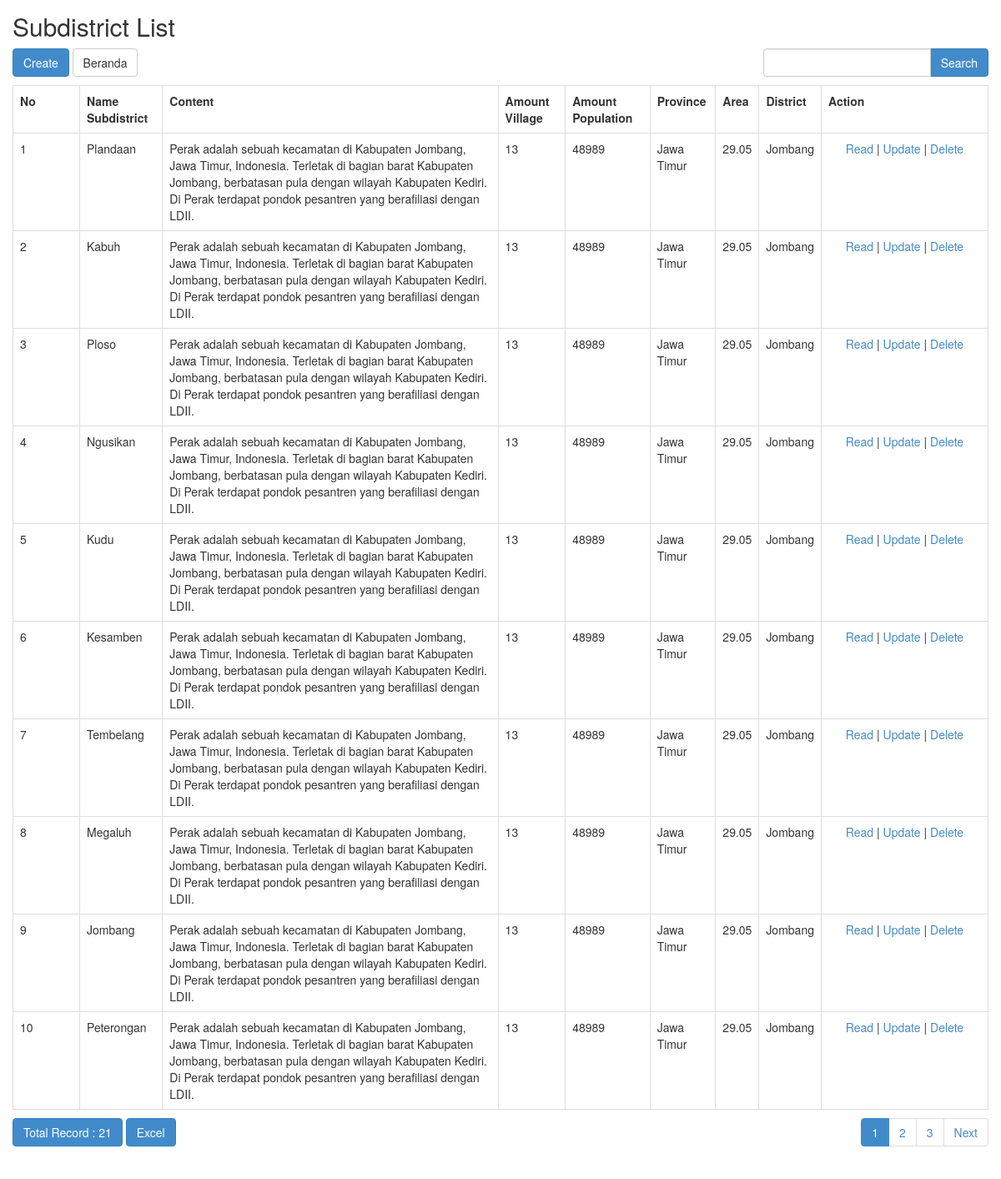
The app's page /index.php/subdistrict with its own data.
### tables this page shows
CREATE TABLE `subdistrict` (
  `id_subdistrict` int(50) NOT NULL AUTO_INCREMENT,
  `name_subdistrict` text NOT NULL,
  `content` varchar(255) DEFAULT NULL,
  `amount_village` float(10,0) DEFAULT NULL,
  `amount_population` float(10,0) DEFAULT NULL,
  `province` varchar(50) DEFAULT NULL,
  `area` double(10,2) DEFAULT NULL,
  `district` varchar(50) DEFAULT NULL,
  PRIMARY KEY (`id_subdistrict`)
);

### application/controllers/Subdistrict.php (called while the page is built, shortened)
<?php
class Subdistrict extends CI_Controller
{
    function __construct()
    {
        $this->load->model('Subdistrict_model');
        $this->load->library('form_validation');
    }
    public function index()
    {
        $q = urldecode($this->input->get('q', TRUE));
        $start = intval($this->input->get('start'));
        if ($q <> '') {
            $config['base_url'] = base_url() . 'subdistrict/index.html?q=' . urlencode($q);
            $config['first_url'] = base_url() . 'subdistrict/index.html?q=' . urlencode($q);
        } else {
            $config['base_url'] = base_url() . 'subdistrict/index.html';
            $config['first_url'] = base_url() . 'subdistrict/index.html';
        }
        $config['per_page'] = 10;
        $config['page_query_string'] = TRUE;
        $config['total_rows'] = $this->Subdistrict_model->total_rows($q);
        $subdistrict = $this->Subdistrict_model->get_limit_data($config['per_page'], $start, $q);
        $this->load->library('pagination');
        $this->pagination->initialize($config);
        $data = array(
            'subdistrict_data' => $subdistrict,
            'q' => $q,
            'pagination' => $this->pagination->create_links(),
            'total_rows' => $config['total_rows'],
            'start' => $start,
        );
        $this->load->view('subdistrict/subdistrict_list', $data);
    }
}

### index.php (called while the page is built, shortened)
<?php
require_once BASEPATH.'core/CodeIgniter.php';

### application/config/config.php (called while the page is built, shortened)
<?php
$config['base_url'] = 'http://localhost:8080/web-gis-midwife/';
$config['index_page'] = '';
$config['uri_protocol']	= 'REQUEST_URI';
$config['url_suffix'] = '.html';
$config['language']	= 'english';
$config['charset'] = 'UTF-8';
$config['enable_hooks'] = FALSE;
$config['subclass_prefix'] = 'MY_';
$config['composer_autoload'] = FALSE;
$config['permitted_uri_chars'] = 'a-z 0-9~%.:_\-';
$config['allow_get_array'] = TRUE;
$config['enable_query_strings'] = FALSE;
$config['controller_trigger'] = 'c';
$config['function_trigger'] = 'm';
$config['directory_trigger'] = 'd';
$config['log_threshold'] = 0;
$config['log_path'] = '';
$config['log_file_extension'] = '';
$config['log_file_permissions'] = 0644;
$config['log_date_format'] = 'Y-m-d H:i:s';
$config['error_views_path'] = '';
$config['cache_path'] = '';
$config['cache_query_string'] = FALSE;
$config['encryption_key'] = 'harviacode';
$config['sess_driver'] = 'files';
$config['sess_cookie_name'] = 'ci_session';
$config['sess_expiration'] = 7200;
$config['sess_save_path'] = NULL;
$config['sess_match_ip'] = FALSE;
$config['sess_time_to_update'] = 300;
$config['sess_regenerate_destroy'] = FALSE;
$config['cookie_prefix']	= '';
$config['cookie_domain']	= '';
$config['cookie_path']		= '/';
$config['cookie_secure']	= FALSE;
$config['cookie_httponly'] 	= FALSE;
$config['standardize_newlines'] = FALSE;
$config['global_xss_filtering'] = FALSE;
$config['csrf_protection'] = FALSE;
$config['csrf_token_name'] = 'csrf_test_name';
$config['csrf_cookie_name'] = 'csrf_cookie_name';
$config['csrf_expire'] = 7200;
$config['csrf_regenerate'] = TRUE;
$config['csrf_exclude_uris'] = array();
$config['compress_output'] = FALSE;
$config['time_reference'] = 'local';
$config['rewrite_short_tags'] = FALSE;
$config['proxy_ips'] = '';

### application/models/Subdistrict_model.php (called while the page is built, shortened)
<?php
class Subdistrict_model extends CI_Model
{
    public $table = 'subdistrict';
    public $id = 'id_subdistrict';
    public $order = 'DESC';
    function total_rows($q = NULL) {
        $this->db->like('id_subdistrict', $q);
	$this->db->or_like('name_subdistrict', $q);
	$this->db->or_like('content', $q);
	$this->db->or_like('amount_village', $q);
	$this->db->or_like('amount_population', $q);
	$this->db->or_like('province', $q);
	$this->db->or_like('area', $q);
	$this->db->or_like('district', $q);
	$this->db->from($this->table);
        return $this->db->count_all_results();
    }
    function get_limit_data($limit, $start = 0, $q = NULL) {
        $this->db->order_by($this->id, $this->order);
        $this->db->like('id_subdistrict', $q);
	$this->db->or_like('name_subdistrict', $q);
	$this->db->or_like('content', $q);
	$this->db->or_like('amount_village', $q);
	$this->db->or_like('amount_population', $q);
	$this->db->or_like('province', $q);
	$this->db->or_like('area', $q);
	$this->db->or_like('district', $q);
	$this->db->limit($limit, $start);
        return $this->db->get($this->table)->result();
    }
}

### application/views/subdistrict/subdistrict_list.php (the view, shortened to what this page needs)
<!doctype html>
<html>
    <head>
        <link rel="stylesheet" href="<?php echo base_url('assets-crud/bootstrap/css/bootstrap.min.css') ?>"/>
    </head>
    <body>
        <h2 style="margin-top:0px">Subdistrict List</h2>
        <div class="row" style="margin-bottom: 10px">
            <div class="col-md-4">
                <?php echo anchor(site_url('subdistrict/create'),'Create', 'class="btn btn-primary"'); ?>
                 <a href="<?php echo site_url('beranda') ?>" class="btn btn-default">Beranda</a>
            </div>
            <div class="col-md-4 text-center">
            </div>
            <div class="col-md-1 text-right">
            </div>
            <div class="col-md-3 text-right">
                <form action="<?php echo site_url('subdistrict/index'); ?>" class="form-inline" method="get">
                    <div class="input-group">
                        <input type="text" class="form-control" name="q" value="<?php echo $q; ?>">
                        <span class="input-group-btn">
                          <button class="btn btn-primary" type="submit">Search</button>
                        </span>
                    </div>
                </form>
            </div>
        </div>
        <table class="table table-bordered" style="margin-bottom: 10px">
            <tr>
                <th>No</th>
		<th>Name Subdistrict</th>
		<th>Content</th>
		<th>Amount Village</th>
		<th>Amount Population</th>
		<th>Province</th>
		<th>Area</th>
		<th>District</th>
		<th>Action</th>
            </tr><?php
            foreach ($subdistrict_data as $subdistrict)
            {
                ?>
                <tr>
			<td width="80px"><?php echo ++$start ?></td>
			<td><?php echo $subdistrict->name_subdistrict ?></td>
			<td><?php echo $subdistrict->content ?></td>
			<td><?php echo $subdistrict->amount_village ?></td>
			<td><?php echo $subdistrict->amount_population ?></td>
			<td><?php echo $subdistrict->province ?></td>
			<td><?php echo $subdistrict->area ?></td>
			<td><?php echo $subdistrict->district ?></td>
			<td style="text-align:center" width="200px">
				<?php
				echo anchor(site_url('subdistrict/read/'.$subdistrict->id_subdistrict),'Read');
				echo ' | ';
				echo anchor(site_url('subdistrict/update/'.$subdistrict->id_subdistrict),'Update');
				echo ' | ';
				echo anchor(site_url('subdistrict/delete/'.$subdistrict->id_subdistrict),'Delete','onclick="javasciprt: return confirm(\'Are You Sure ?\')"');
				?>
			</td>
		</tr>
                <?php
            }
            ?>
        </table>
        <div class="row">
            <div class="col-md-6">
                <a href="#" class="btn btn-primary">Total Record : <?php echo $total_rows ?></a>
		<?php echo anchor(site_url('subdistrict/excel'), 'Excel', 'class="btn btn-primary"'); ?>
	    </div>
            <div class="col-md-6 text-right">
                <?php echo $pagination ?>
            </div>
        </div>
    </body>
</html>

### application/views/subdistrict/subdistrict_list.php (style rules this page uses)
body { padding: 15px; }

### records on screen
subdistrict: name_subdistrict "Plandaan", content "Perak adalah sebuah kecamatan di Kabupaten Jombang, Jawa Timur, Indonesia. Terletak di bagian barat Kabupaten Jombang, berbatasan pula dengan wilayah Kabupaten Kediri. Di Perak terdapat pondok pesantren yang berafiliasi dengan LDII.", amount_village "13", amount_population "48989", province "Jawa Timur", area "29.05", district "Jombang", id_subdistrict "Read", id_subdistrict "Update", id_subdistrict "Delete"
subdistrict: name_subdistrict "Kabuh", content "Perak adalah sebuah kecamatan di Kabupaten Jombang, Jawa Timur, Indonesia. Terletak di bagian barat Kabupaten Jombang, berbatasan pula dengan wilayah Kabupaten Kediri. Di Perak terdapat pondok pesantren yang berafiliasi dengan LDII.", amount_village "13", amount_population "48989", province "Jawa Timur", area "29.05", district "Jombang", id_subdistrict "Read", id_subdistrict "Update", id_subdistrict "Delete"
subdistrict: name_subdistrict "Ploso", content "Perak adalah sebuah kecamatan di Kabupaten Jombang, Jawa Timur, Indonesia. Terletak di bagian barat Kabupaten Jombang, berbatasan pula dengan wilayah Kabupaten Kediri. Di Perak terdapat pondok pesantren yang berafiliasi dengan LDII.", amount_village "13", amount_population "48989", province "Jawa Timur", area "29.05", district "Jombang", id_subdistrict "Read", id_subdistrict "Update", id_subdistrict "Delete"
subdistrict: name_subdistrict "Ngusikan", content "Perak adalah sebuah kecamatan di Kabupaten Jombang, Jawa Timur, Indonesia. Terletak di bagian barat Kabupaten Jombang, berbatasan pula dengan wilayah Kabupaten Kediri. Di Perak terdapat pondok pesantren yang berafiliasi dengan LDII.", amount_village "13", amount_population "48989", province "Jawa Timur", area "29.05", district "Jombang", id_subdistrict "Read", id_subdistrict "Update", id_subdistrict "Delete"
subdistrict: name_subdistrict "Kudu", content "Perak adalah sebuah kecamatan di Kabupaten Jombang, Jawa Timur, Indonesia. Terletak di bagian barat Kabupaten Jombang, berbatasan pula dengan wilayah Kabupaten Kediri. Di Perak terdapat pondok pesantren yang berafiliasi dengan LDII.", amount_village "13", amount_population "48989", province "Jawa Timur", area "29.05", district "Jombang", id_subdistrict "Read", id_subdistrict "Update", id_subdistrict "Delete"
subdistrict: name_subdistrict "Kesamben", content "Perak adalah sebuah kecamatan di Kabupaten Jombang, Jawa Timur, Indonesia. Terletak di bagian barat Kabupaten Jombang, berbatasan pula dengan wilayah Kabupaten Kediri. Di Perak terdapat pondok pesantren yang berafiliasi dengan LDII.", amount_village "13", amount_population "48989", province "Jawa Timur", area "29.05", district "Jombang", id_subdistrict "Read", id_subdistrict "Update", id_subdistrict "Delete"
subdistrict: name_subdistrict "Tembelang", content "Perak adalah sebuah kecamatan di Kabupaten Jombang, Jawa Timur, Indonesia. Terletak di bagian barat Kabupaten Jombang, berbatasan pula dengan wilayah Kabupaten Kediri. Di Perak terdapat pondok pesantren yang berafiliasi dengan LDII.", amount_village "13", amount_population "48989", province "Jawa Timur", area "29.05", district "Jombang", id_subdistrict "Read", id_subdistrict "Update", id_subdistrict "Delete"
subdistrict: name_subdistrict "Megaluh", content "Perak adalah sebuah kecamatan di Kabupaten Jombang, Jawa Timur, Indonesia. Terletak di bagian barat Kabupaten Jombang, berbatasan pula dengan wilayah Kabupaten Kediri. Di Perak terdapat pondok pesantren yang berafiliasi dengan LDII.", amount_village "13", amount_population "48989", province "Jawa Timur", area "29.05", district "Jombang", id_subdistrict "Read", id_subdistrict "Update", id_subdistrict "Delete"
subdistrict: name_subdistrict "Jombang", content "Perak adalah sebuah kecamatan di Kabupaten Jombang, Jawa Timur, Indonesia. Terletak di bagian barat Kabupaten Jombang, berbatasan pula dengan wilayah Kabupaten Kediri. Di Perak terdapat pondok pesantren yang berafiliasi dengan LDII.", amount_village "13", amount_population "48989", province "Jawa Timur", area "29.05", district "Jombang", id_subdistrict "Read", id_subdistrict "Update", id_subdistrict "Delete"
subdistrict: name_subdistrict "Peterongan", content "Perak adalah sebuah kecamatan di Kabupaten Jombang, Jawa Timur, Indonesia. Terletak di bagian barat Kabupaten Jombang, berbatasan pula dengan wilayah Kabupaten Kediri. Di Perak terdapat pondok pesantren yang berafiliasi dengan LDII.", amount_village "13", amount_population "48989", province "Jawa Timur", area "29.05", district "Jombang", id_subdistrict "Read", id_subdistrict "Update", id_subdistrict "Delete"

### other values on screen
$total_rows "21"
$pagination "1 2 3 Next"
